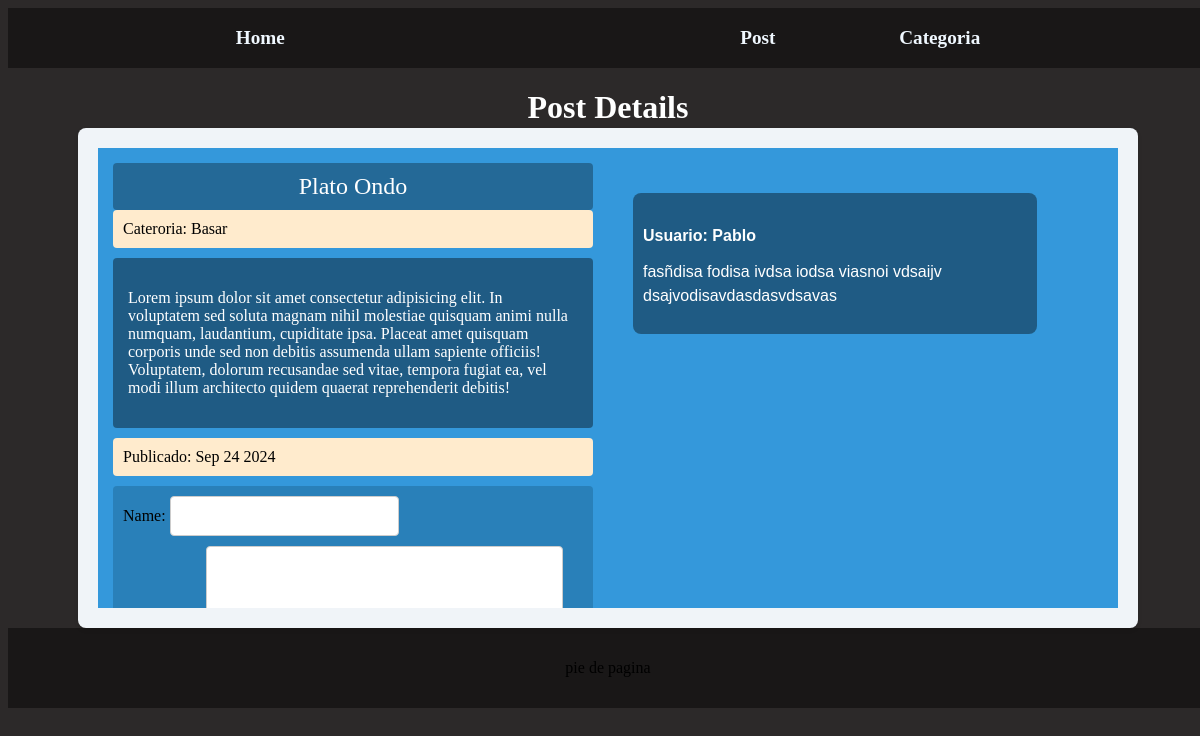
The app's page /details_post/7, older data.
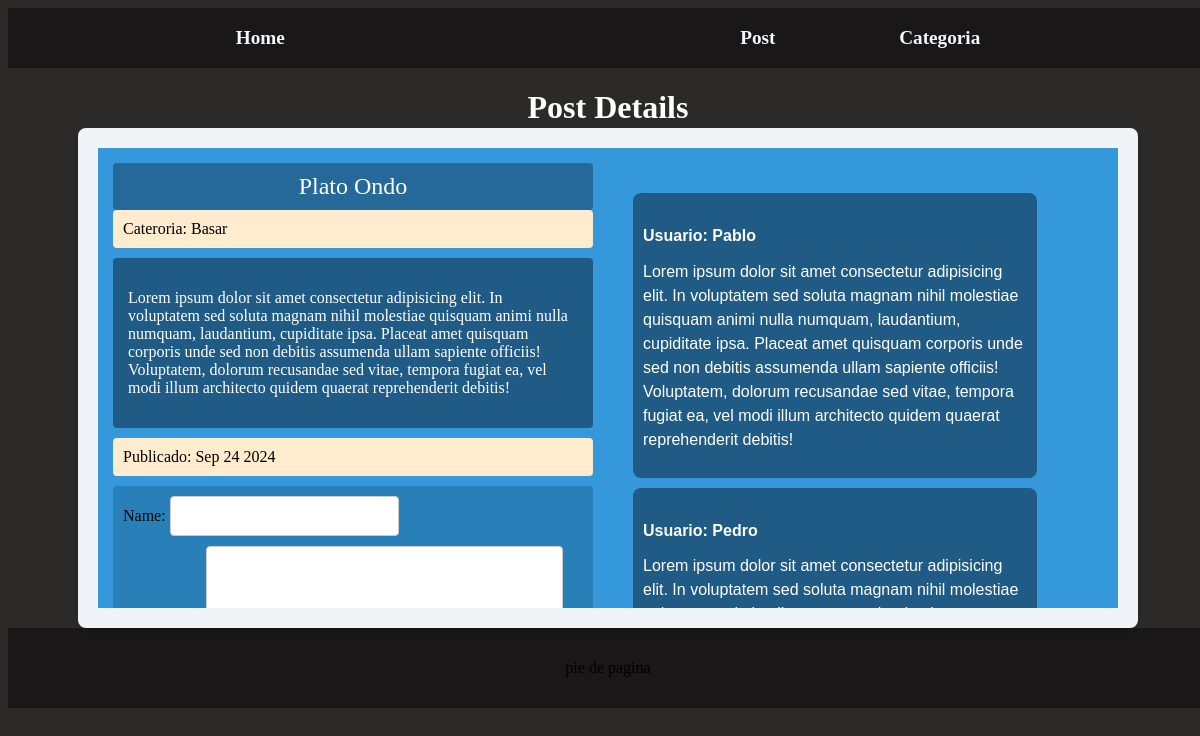
The same page, newer data.
### blog/models.py (models this page shows, shortened)
class Post(models.Model):
    title = models.CharField(max_length=200)
    description = models.TextField()
    category = models.ForeignKey(Category, on_delete=models.CASCADE)
    date = models.DateTimeField(auto_now_add=True)

class Category(models.Model):
    name = models.CharField(max_length=100)
    def __str__(self):
        return self.name

class Review(models.Model):
    post = models.ForeignKey(Post, related_name="reviews", on_delete=models.CASCADE)
    name = models.CharField(max_length=100)
    description = models.TextField()
    date = models.DateTimeField(auto_now_add=True)

### blog/views.py (the view)
# urls.py: path("details_post/<post_id>", details_post, name="details"),
def details_post(request, post_id):
    one_posts = get_object_or_404(Post, pk=post_id)
    if request.method == "POST":
        reviews_form = ReviewForm(request.POST)
        if reviews_form.is_valid():
            review = reviews_form.save(commit=False)
            review.post = one_posts  # Asocia la reseña con el post actual
            review.save()  # Guarda la reseña en la base de datos
            return redirect("blog:details", post_id=post_id)
    else:
        reviews_form = ReviewForm()
    reviews = one_posts.reviews.all()
    return render(
        request,
        "details_post.html",
        {"one_posts": one_posts, "reviews_form": reviews_form, "reviews": reviews},
    )

### blog/forms.py
class ReviewForm(forms.ModelForm):
    class Meta:
        model = Review
        fields = ["name", "description"]

### blog/templates/details_post.html (shortened to what this page needs)
{% extends 'base.html' %}
{% load static %}
{% block content %}
<h1 class="details-posts-title">Post Details</h1>
<div class="detail-container">
    <div class="left">
        <div class="title-detail">{{one_posts.title}}</div>
        <div class="category-detail">Cateroria: {{one_posts.category}}</div>
        <div class="description-detail">
            <p>{{one_posts.description}}</p>
        </div>
        <div class="date-detail">Publicado: {{one_posts.date|date:'M d Y'}}</div>
        <div class="add-reviews">
            <form action="" method="post" class="form-review">
                {{ reviews_form }}
            </form>
        </div>
    </div>
    <div class="right">
        <div class="all-reviews">
            {% for x in reviews %}
               <div class="detail-card">
                   <h4>Usuario: {{x.name}}</h4>
                   <p class="descrip-detail">{{x.description}}</p>
                </div>
                {% endfor %}
        </div>
    </div>
</div>
{% endblock content %}

### blog/templates/base.html (shortened to what this page needs)
<!DOCTYPE html>
<html lang="en">
<head>
    {% load static %}
    <link rel="stylesheet" href="{% static 'base.css' %}">
</head>
<body>
    <nav>
        <a href="/" class="title">Home</a>
     <ul>
        <li>
            <a href="{% url 'blog:post' %}"> Post </a>
        </li>
        <li>
            <a href="{% url 'blog:category' %}"> Categoria </a>
        </li>
     </ul>
    </nav>
    <div class="container">
        {% block content %}
        {% endblock %}
    </div>
    <div class="footer">pie de pagina</div>
</body>
</html>

### static/base.css (style rules this page uses)
body { background-color: rgb(44, 41, 41); display: flex; flex-direction: column; width: 100%; height: 100%; }
nav { display: flex; flex-direction: row; justify-content: space-around; align-items: center; background-color: rgba(17, 16, 16, 0.705); width: 100%; height: 60px; }
ul { display: flex; flex-direction: row; width: 20%; justify-content: space-between; list-style-type: none; padding: 0; margin: 0; }
ul li a { text-decoration: none; font-size: larger; font-weight: bold; color: aliceblue; }
.title { text-decoration: none; font-size: larger; font-weight: bold; color: aliceblue; }
.container { width: 100%; height: 560px; display: flex; justify-content: center; }
.footer { background-color: rgba(17, 16, 16, 0.705); width: 100%; height: 80px; display: flex; justify-content: center; align-items: center; }
.detail-container { background-color: #f0f4f8; padding: 20px; border-radius: 8px; box-shadow: 0 2px 4px rgba(0, 0, 0, 0.1); width: 85%; margin-top: 5%; display: flex; flex-direction: row; position: relative; }
.left { width: 50%; padding: 15px; background-color: #3498db; display: flex; flex-direction: column; overflow: auto; }
.right { width: 50%; padding: 15px; background-color: #3498db; display: flex; flex-direction: column; overflow: auto; }
.title-detail { background-color: rgba(0, 0, 0, 0.31); color: white; display: flex; justify-content: center; align-items: center; font-size: 1.5em; padding: 10px; border-radius: 4px; }
.category-detail, .date-detail { background-color: blanchedalmond; display: flex; justify-content: start; align-items: center; padding: 10px; border-radius: 4px; margin-bottom: 10px; }
.description-detail { background-color: rgba(0, 0, 0, 0.4); color: white; display: flex; justify-content: center; align-items: center; padding: 15px; border-radius: 4px; flex-grow: 1; margin-bottom: 10px; height: auto; }
.add-reviews { background-color: #2980b9; display: flex; justify-content: center; align-items: center; padding: 10px; border-radius: 4px; }
.form-review { width: 100%; display: flex; flex-direction: column; }
.form-review input[type="text"], .form-review textarea { border: 1px solid #ccc; border-radius: 4px; padding: 10px; margin-bottom: 10px; font-size: 1em; resize: vertical; }
.all-reviews { margin-top: 20px; color: white; }
.detail-card { display: flex; flex-direction: column; justify-content: flex-start; align-items: flex-start; height: auto; width: 80%; background-color: rgba(0, 0, 0, 0.4); margin: 10px; padding: 10px; color: white; gap: 10px; border-radius: 8px; font-family: Arial, sans-serif; line-height: 1.5; }
.details-posts-title { position: absolute; color: white; }
.descrip-detail { margin-top: -20px; }

Row changes from the older to the newer data that the page shows:
changed Review "Pablo": description "fasñdisa fodisa ivdsa iodsa viasnoi vdsaijv dsajvodisavdasdasvdsavas" → "Lorem ipsum dolor sit amet consectetur adipisicing elit. In voluptatem sed soluta magnam nihil molestiae quisquam animi nulla numquam, laudantium, cupiditate ipsa. Placeat amet quisquam corporis unde sed non debitis assumenda ullam sapiente officiis! Voluptatem, dolorum recusandae sed vitae, tempora fugiat ea, vel modi illum architecto quidem quaerat reprehenderit debitis!"
added Review: name "Pedro", description "Lorem ipsum dolor sit amet consectetur adipisicing elit. In voluptatem sed soluta magnam nihil molestiae…"
